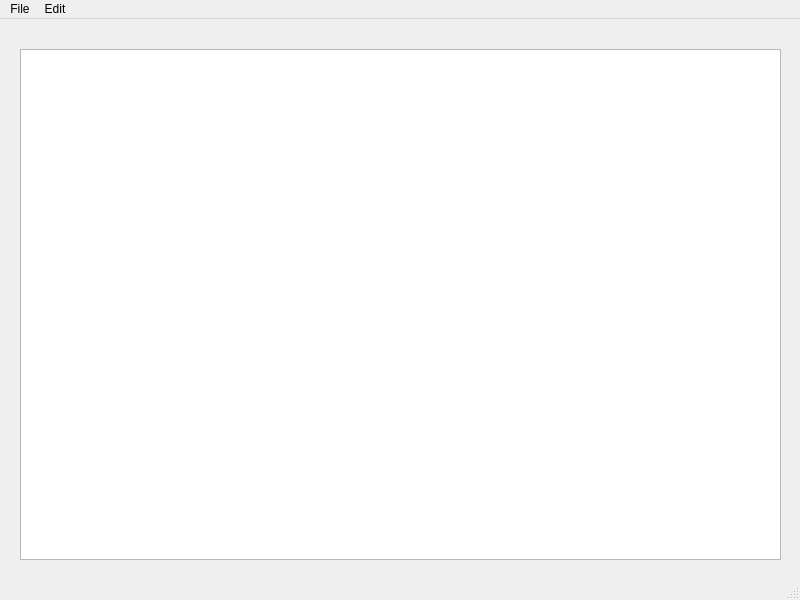
<?xml version="1.0" encoding="UTF-8"?>
<ui version="4.0">
 <class>MainWindow</class>
 <widget class="QMainWindow" name="MainWindow">
  <property name="geometry">
   <rect>
    <x>0</x>
    <y>0</y>
    <width>800</width>
    <height>600</height>
   </rect>
  </property>
  <property name="windowTitle">
   <string>MainWindow</string>
  </property>
  <widget class="QWidget" name="centralwidget">
   <widget class="QWidget" name="verticalLayoutWidget">
    <property name="geometry">
     <rect>
      <x>20</x>
      <y>30</y>
      <width>761</width>
      <height>511</height>
     </rect>
    </property>
    <layout class="QVBoxLayout" name="verticalLayout_3">
     <item>
      <widget class="QTextEdit" name="textEdit">
       <property name="html">
        <string>&lt;!DOCTYPE HTML PUBLIC &quot;-//W3C//DTD HTML 4.0//EN&quot; &quot;http://www.w3.org/TR/REC-html40/strict.dtd&quot;&gt;
&lt;html&gt;&lt;head&gt;&lt;meta name=&quot;qrichtext&quot; content=&quot;1&quot; /&gt;&lt;style type=&quot;text/css&quot;&gt;
p, li { white-space: pre-wrap; }
&lt;/style&gt;&lt;/head&gt;&lt;body style=&quot; font-family:'.SF NS Text'; font-size:13pt; font-weight:400; font-style:normal;&quot;&gt;
&lt;p style=&quot;-qt-paragraph-type:empty; margin-top:0px; margin-bottom:0px; margin-left:0px; margin-right:0px; -qt-block-indent:0; text-indent:0px; font-family:'.SF NS Text';&quot;&gt;&lt;br /&gt;&lt;/p&gt;&lt;/body&gt;&lt;/html&gt;</string>
       </property>
      </widget>
     </item>
    </layout>
   </widget>
  </widget>
  <widget class="QMenuBar" name="menubar">
   <property name="geometry">
    <rect>
     <x>0</x>
     <y>0</y>
     <width>800</width>
     <height>22</height>
    </rect>
   </property>
   <widget class="QMenu" name="menuFile">
    <property name="title">
     <string>File</string>
    </property>
    <addaction name="actionNew"/>
    <addaction name="actionOpen"/>
    <addaction name="actionSave_As"/>
    <addaction name="actionPrint"/>
    <addaction name="actionExit"/>
   </widget>
   <widget class="QMenu" name="menuEdit">
    <property name="title">
     <string>Edit</string>
    </property>
    <addaction name="actionCopy"/>
    <addaction name="actionPaste"/>
    <addaction name="actionCut"/>
    <addaction name="actionUndo"/>
    <addaction name="actionRedo"/>
   </widget>
   <addaction name="menuFile"/>
   <addaction name="menuEdit"/>
  </widget>
  <widget class="QStatusBar" name="statusbar"/>
  <action name="actionNew">
   <property name="icon">
    <iconset resource="Resources.qrc">
     <normaloff>:/Icons/New.bmp</normaloff>:/Icons/New.bmp</iconset>
   </property>
   <property name="text">
    <string>New</string>
   </property>
  </action>
  <action name="actionOpen">
   <property name="icon">
    <iconset resource="Resources.qrc">
     <normaloff>:/Icons/Open.bmp</normaloff>:/Icons/Open.bmp</iconset>
   </property>
   <property name="text">
    <string>Open</string>
   </property>
  </action>
  <action name="actionSave_As">
   <property name="icon">
    <iconset>
     <normalon>:/Icons/Save.bmp</normalon>
    </iconset>
   </property>
   <property name="text">
    <string>Save As...</string>
   </property>
  </action>
  <action name="actionPrint">
   <property name="icon">
    <iconset resource="Resources.qrc">
     <normaloff>:/Icons/favicon.ico</normaloff>:/Icons/favicon.ico</iconset>
   </property>
   <property name="text">
    <string>Print</string>
   </property>
  </action>
  <action name="actionExit">
   <property name="icon">
    <iconset resource="Resources.qrc">
     <normaloff>:/Icons/Turtle.png</normaloff>:/Icons/Turtle.png</iconset>
   </property>
   <property name="text">
    <string>Exit</string>
   </property>
  </action>
  <action name="actionCopy">
   <property name="icon">
    <iconset resource="Resources.qrc">
     <normaloff>:/Icons/Copy.bmp</normaloff>:/Icons/Copy.bmp</iconset>
   </property>
   <property name="text">
    <string>Copy</string>
   </property>
  </action>
  <action name="actionPaste">
   <property name="icon">
    <iconset resource="Resources.qrc">
     <normaloff>:/Icons/Paste.bmp</normaloff>:/Icons/Paste.bmp</iconset>
   </property>
   <property name="text">
    <string>Paste</string>
   </property>
  </action>
  <action name="actionCut">
   <property name="icon">
    <iconset>
     <normalon>:/Icons/Cut.bmp</normalon>
    </iconset>
   </property>
   <property name="text">
    <string>Cut</string>
   </property>
  </action>
  <action name="actionUndo">
   <property name="text">
    <string>Undo</string>
   </property>
  </action>
  <action name="actionRedo">
   <property name="text">
    <string>Redo</string>
   </property>
  </action>
 </widget>
 <resources>
  <include location="Resources.qrc"/>
 </resources>
 <connections/>
</ui>
